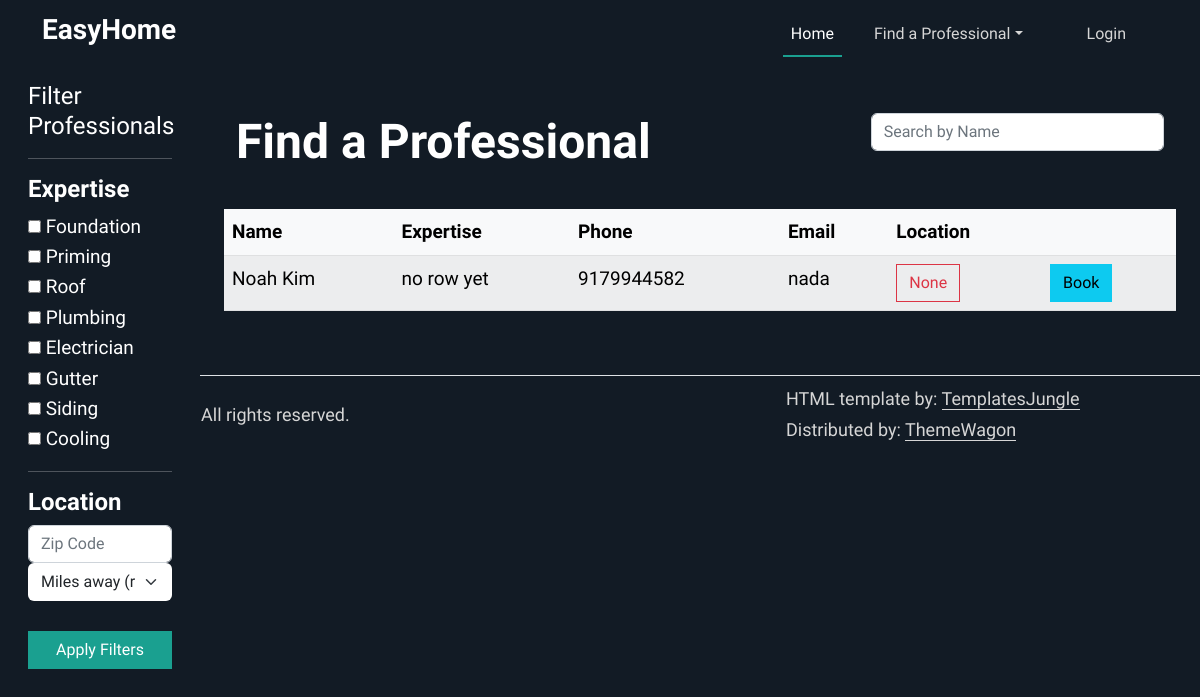
Page /professionals on the earlier database version.
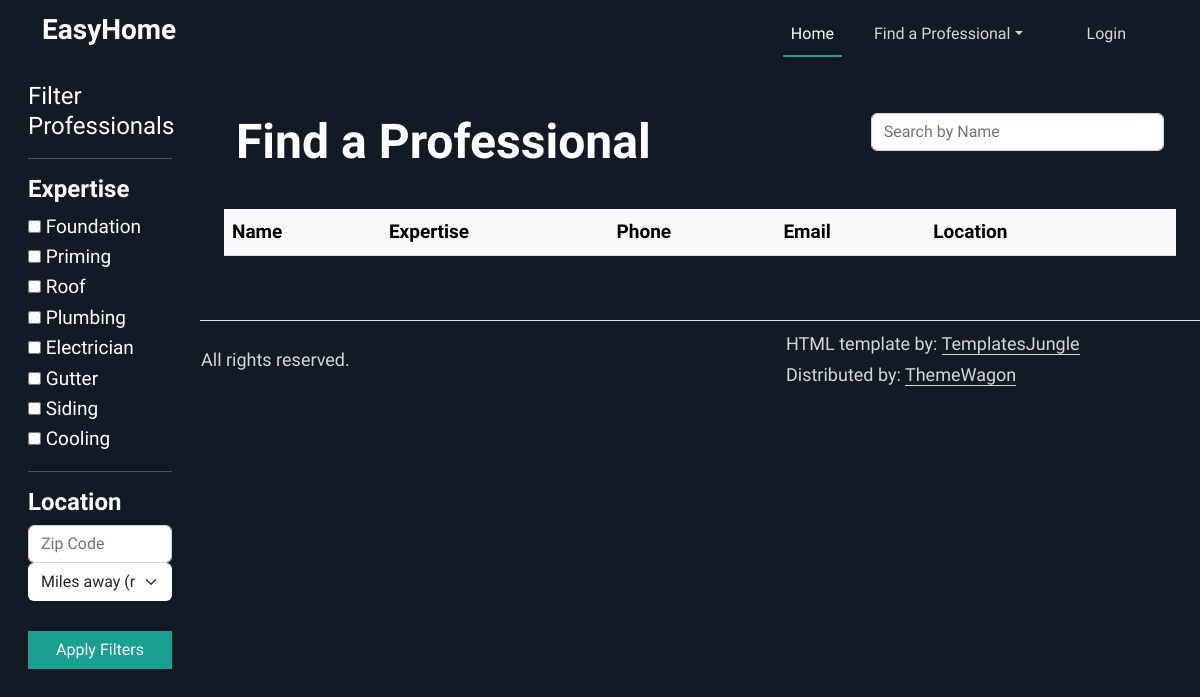
Same page on the later database version.
### tables this page shows
CREATE TABLE users (
                id INTEGER PRIMARY KEY AUTOINCREMENT,
                first_name VARCHAR2(25) NOT NULL,
                middle_name VARCHAR2(15),
                last_name VARCHAR2(25) NOT NULL,
                gender CHAR(1) CHECK (gender IN ('M','F','O')) NOT NULL,
                phone_number VARCHAR2(12) NOT NULL,
                email VARCHAR2(50) NOT NULL,
                password VARCHAR2(50) NOT NULL,
                street_number VARCHAR2(10),
                street_name VARCHAR2(35),
                town VARCHAR2(30),
                state CHAR(2),
                zip_code NUMBER(5)
            );

### app.py (the view, shortened to what this page needs)
@app.route('/professionals', methods=["GET", "POST"])
def professionals():
    list = get_all_users()
    return render_template("professionals.html", professionals=list)

### app.py (called while the page is built)
def get_all_users():
    try:
        conn = sqlite3.connect('database.db')
        conn.row_factory = sqlite3.Row
        c = conn.cursor()
        c.execute("SELECT * FROM users")
        users = [dict(row) for row in c.fetchall()]
        return users
    except sqlite3.Error as e:
        print(f"Error retrieving users: {e}")
        return []
    finally:
        if conn:
            conn.close()

### templates/professionals.html (shortened to what this page needs)
{%extends "base.html"%}
{%block content%}
<div class="container-fluid">
  <div class="row">
    <div class="col-md-3 col-lg-2 d-md-block bg-dark text-white sidebar vh-100 position-fixed">
      <div class="p-3">
        <a href="/" class="d-flex align-items-center mb-3 mb-md-0 text-white text-decoration-none">
          <span class="fs-4">Filter Professionals</span>
        </a>
        <hr>
        <form method="POST">
          <h4>Expertise</h4>
          <input type="checkbox" id="Foundation" name="expertise" value="Foundation">
          <label for="Foundation">Foundation</label><br>
          <input type="checkbox" id="Priming" name="expertise" value="Priming">
          <label for="Priming">Priming</label><br>
          <input type="checkbox" id="Roof" name="expertise" value="Roof">
          <label for="Roof">Roof</label><br>
          <input type="checkbox" id="Plumbing" name="expertise" value="Plumbing">
          <label for="Plumbing">Plumbing</label><br>
          <input type="checkbox" id="Electrician" name="expertise" value="Electrician">
          <label for="Electrician">Electrician</label><br>
          <input type="checkbox" id="Gutter" name="expertise" value="Gutter">
          <label for="Gutter">Gutter</label><br>
          <input type="checkbox" id="Siding" name="expertise" value="Siding">
          <label for="Siding">Siding</label><br>
          <input type="checkbox" id="Cooling" name="expertise" value="Cooling">
          <label for="Cooling">Cooling</label><br>
          <hr>
          <h4>Location</h4>
          <div class="input-group rounded">
            <input type="search" class="form-control rounded" placeholder="Zip Code" aria-label="Search"
              aria-describedby="search-addon" name="zip_code" />
          </div>
          <select class="form-select" aria-label="Miles away" name="distance">
            <option selected value="">Miles away (range)</option>
          </select>
          <br>
          <button type="submit" class="btn btn-primary w-100" name="filters">Apply Filters</button>
        </form>
      </div>
    </div>
    <main class="col-md-9 ms-sm-auto col-lg-10 px-md-4 offset-md-3">
      <section id="feature">
        <div class="container py-5">
          <div class="row">
            <div class="col-8 d-flex gap-2">
              <h2>Find a Professional</h2>
            </div>
            <div class="col-4">
              <form method="POST">
                <div class="input-group rounded">
                  <input type="search" class="form-control rounded" placeholder="Search by Name" aria-label="Search"
                    aria-describedby="search-addon" name="search" />
                </div>
              </form>
            </div>
          </div>
          <br>
          <div class="row">
            <table class="table table-striped table-light">
              <thead>
                <tr>
                  <th scope="col">Name</th>
                  <th scope="col">Expertise</th>
                  <th scope="col">Phone</th>
                  <th scope="col">Email</th>
                  <th scope="col">Location</th>
                  <th scope="col"></th>
                </tr>
              </thead>
              <tbody>
                {%for prof in professionals%}
                <tr>
                  <td>{{prof.first_name}} {{prof.last_name}}</td>
                  <td>no row yet</td>
                  <td>{{prof.phone_number}}</td>
                  <td>nada</td>
                  <td><button type="button" class="btn btn-outline-danger" data-bs-toggle="modal"
                      data-bs-target="#exampleModal{{ loop.index }}">
                      {{prof.town}}
                    </button>
                  </td>
                  <td><a href="{{url_for('index')}}" class="btn btn-info" role="button">Book</a></td>
                </tr>
                {%endfor%}
              </tbody>
            </table>
          </div>
        </div>
      </section>
    </main>
  </div>
</div>
{%endblock%}

### templates/base.html (shortened to what this page needs)
<!doctype html>
<html lang="en">
<head>
  <link rel="stylesheet" type="text/css" href="static/assets/css/vendor.css">
  <link rel="stylesheet" href="https://cdn.jsdelivr.net/npm/swiper@9/swiper-bundle.min.css" />
  <link rel="stylesheet" href="https://cdn.jsdelivr.net/npm/bootstrap-icons@1.5.0/font/bootstrap-icons.css">
  <link href="https://cdn.jsdelivr.net/npm/bootstrap@5.2.3/dist/css/bootstrap.min.css" rel="stylesheet"
>
  <link rel="stylesheet" href="static/assets/css/style.css">
</head>
<body data-bs-spy="scroll" data-bs-target="#navbar-example2" tabindex="0">
  <header id="nav" class="site-header position-fixed text-white bg-dark">
    <nav id="navbar-example2" class="navbar navbar-expand-lg py-2">
      <div class="container ">
        <a class="navbar-brand" href="/"><h3>EasyHome</h3></a>
        <div class="offcanvas offcanvas-end" tabindex="-1" id="offcanvasNavbar2"
          aria-labelledby="offcanvasNavbar2Label">
          <div class="offcanvas-body">
            <ul class="navbar-nav align-items-center justify-content-end align-items-center flex-grow-1 ">
              <li class="nav-item">
                <a class="nav-link active me-md-4" href="/">Home</a>
              </li>
              <li class="nav-item dropdown ">
                <a class="nav-link me-md-4 text-center dropdown-toggle" data-bs-toggle="dropdown" href="#" role="button"
                  aria-expanded="false">Find a Professional</a>
              </li>
                {%if current_user.first_name != null%}
                <li class="nav-item dropdown ">
                  <a class="nav-link me-md-4 text-center dropdown-toggle" data-bs-toggle="dropdown" href="#" role="button"
                    aria-expanded="false">Profile</a>
                  <ul class="dropdown-menu dropdown-menu-dark">
                    <li><a href="/professionals" class="dropdown-item">Edit User Information</a></li>
                    <li><a href="/professionals" class="dropdown-item">Manage Projects</a></li>
                    <li><hr></li>
                    <li><a href="/logout" class="dropdown-item">Log Out </a></li>
                  </ul>
                </li>
                {%else%}
                <li class="nav-item">
                  <a class="nav-link mx-md-4" href="/login">Login</a>
                </li>
                {%endif%}
            </ul>
          </div>
        </div>
      </div>
    </nav>
  </header>
  {%block content%}
  {%endblock%}
    <footer class="d-flex flex-wrap justify-content-between align-items-center border-top"></footer>
    <div class="container">
      <footer class="d-flex flex-wrap justify-content-between align-items-center py-2 ">
        <div class="col-md-8 d-flex align-items-center">
          <p>© 2024 EasyHome. All rights reserved.</p>
        </div>
        <div class="col-md-4 d-flex align-items-center">
          <p>HTML template by: <a rel="noopener" href="https://templatesjungle.com/" class="link-primary"
              target="_blank">TemplatesJungle</a> <br> Distributed by: <a rel="noopener" href="https://themewagon.com" class="link-primary"
              target="_blank">ThemeWagon</a></p>
        </div>
      </footer>
    </div>
</body>
</html>

### static/assets/css/style.css (style rules this page uses)
:root { --accent-color: #1AA090; --dark-color: #121B25; --grey-color: #83898F; --body-text-color: #FFFFFF; --light-text-color: #D6D6D6; --link-color: #092035; }
body { padding-top: 65px; font-family: 'Work Sans', sans-serif; font-weight: 400; font-size: 19px; line-height: 1.6em; color: var(--body-text-color); background-color: var(--dark-color); }
h1, .h1, h2, .h2, h3, .h3, h4, .h4, h5, .h5, h6, .h6 { font-family: 'Work Sans', sans-serif; font-weight: 600; color: var(--body-text-color); }
h2, .h2 { font-size: 48px; }
ul { padding: 0; }
p { font-family: 'Work Sans', sans-serif; color: var(--light-text-color); font-size: 18px; }
a { color: var(--light-text-color); text-decoration: none; transition: all 0.3s ease-out; }
.btn { --bs-btn-border-radius: 0 rem; }
.btn-primary { --bs-btn-color: #fff; --bs-btn-bg: var(--accent-color); --bs-btn-border-color: var(--accent-color); --bs-btn-hover-color: #fff; --bs-btn-hover-bg: var(--accent-color); --bs-btn-hover-border-color: var(--accent-color); --bs-btn-active-color: #fff; --bs-btn-active-bg: var(--accent-color); --bs-btn-active-border-color: var(--accent-color); --bs-btn-disabled-color: #fff; --bs-btn-disabled-bg: var(--accent-color); --bs-btn-disabled-border-color: var(--accent-color); }
.text-white .nav-link.active, .text-white .nav-link:focus, .text-white .nav-link:hover { color: var(----body-text-color); }
.nav-link.active, .nav-link:focus, .nav-link:hover { color: var(----body-text-color); }
.nav-link { color: var(--light-text-color); font-size: 16px; position: relative; }
.nav-link:not(.dropdown-toggle):after { content: ''; position: absolute; left: 0; bottom: 0; width: 0; background: var(--accent-color); border-bottom: 2px solid var(--accent-color); transition: width 0.3s ease-out; }
.nav-link.active:after { width: 100%; }
.bg-dark { background-color: var(--dark-color) !important; }
.site-header { position: fixed; top: 0; width: 100%; z-index: 99999; transition: background 0.3s ease-out; }
a.navbar-brand { color: var(--body-text-color); }
a.nav-link.dropdown-toggle { color: #D6D6D6; font-size: 16px; }
.form-select { border: 1px solid transparent; border-radius: none; }
.link-primary { color: var(--light-text-color) !important; border-bottom: 1px solid var(--light-text-color); }

Differences in the rows shown:
removed users: first_name "Noah", last_name "Kim", phone_number "9179944582", town "None"
